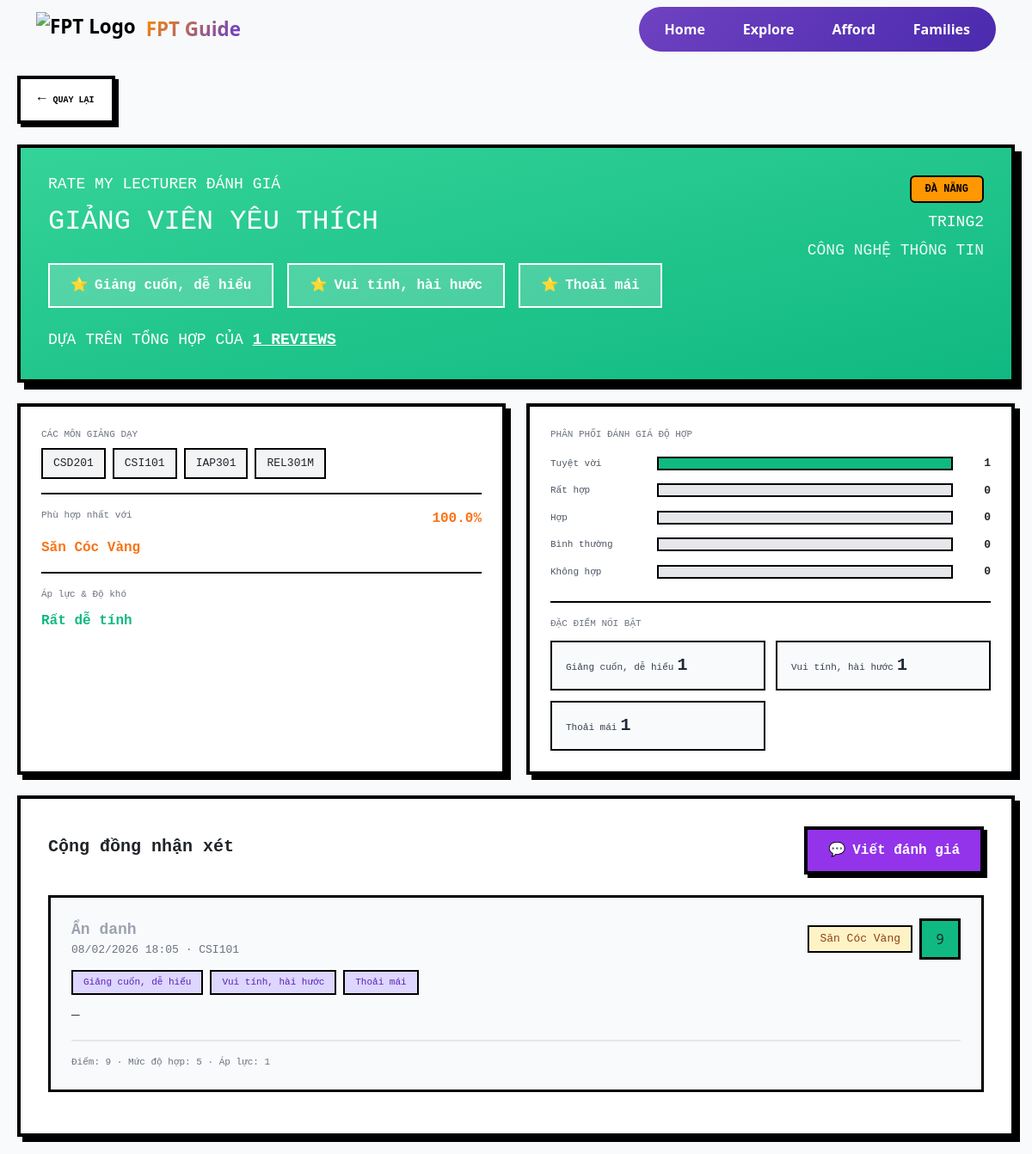
The page /lecturer/tring2/ on the database its author committed.
### home/models.py (models this page shows, shortened)
class Lecturer(models.Model):
    code = models.CharField(max_length=20, unique=True)
    name = models.CharField(max_length=100)
    department = models.CharField(max_length=100)
    campus = models.CharField(max_length=50, default='ĐÀ NẴNG')
    subjects_json = models.JSONField(default=list, blank=True)

class Review(models.Model):
    lecturer = models.ForeignKey(Lecturer, on_delete=models.CASCADE, related_name='reviews')
    rating_fit = models.IntegerField()
    rating_pressure = models.IntegerField()
    score = models.IntegerField()
    comment = models.TextField(blank=True)
    is_anonymous = models.BooleanField(default=True)
    reviewer_name = models.CharField(max_length=100, blank=True, null=True)
    created_at = models.DateTimeField(auto_now_add=True)
    subject_studied = models.CharField(max_length=200, blank=True)
    suitable_for = models.CharField(max_length=50, blank=True)
    tags = models.JSONField(default=list, blank=True)
    subjects = models.ManyToManyField(Subject, blank=True)
    ip_address = models.GenericIPAddressField(null=True, blank=True)  # ← THÊM

### home/views.py (the view, shortened to what this page needs)
# urls.py: path('lecturer/<str:lecturer_id>/', views.lecturer_detail, name='lecturer_detail'),
def lecturer_detail(request, lecturer_id):
    ensure_lecturers()
    lecturer = Lecturer.objects.filter(code=lecturer_id).first()
    if not lecturer:
        return redirect('rate_lecture')
    reviews = list(lecturer.reviews.all().order_by('-created_at'))
    stats = get_lecturer_stats(reviews)
    fit_bars = [(v, lbl, stats['distribution_fit'].get(v, 0)) for v, lbl in COMPATIBILITY_CHOICES]
    suitable_label = None
    if stats.get('suitable_for_most'):
        skey = stats['suitable_for_most'][0]
        suitable_label = dict(SUITABLE_FOR_CHOICES).get(skey, skey)
    lecturer_data = {
        'id': lecturer.id,
        'code': lecturer.code,
        'name': lecturer.name,
        'department': lecturer.department,
        'status': lecturer.campus,
        'subjects': lecturer.subjects_json or [],
    }
    return render(request, 'lecturer_detail.html', {
        'lecturer': lecturer_data,
        'lecturer_id': lecturer_id,
        'reviews': reviews,
        'stats': stats,
        'fit_bars': fit_bars,
        'suitable_label': suitable_label,
        'compatibility_choices': COMPATIBILITY_CHOICES,
        'pressure_choices': PRESSURE_CHOICES,
        'suitable_for_choices': SUITABLE_FOR_CHOICES,
        'outstanding_traits': OUTSTANDING_TRAITS,
    })

### home/views.py (called while the page is built)
def ensure_lecturers():
    for item in LECTURERS_SEED:
        Lecturer.objects.get_or_create(
            code=item['code'],
            defaults={
                'name': item['name'],
                'department': item['department'],
                'campus': 'ĐÀ NẴNG',
                'subjects_json': item['subjects'],
            },
        )

### templates/lecturer_detail.html (shortened to what this page needs)
{% extends 'base.html' %}
{% load tz %}
{% block content %}
<div class="detail-page">
    <a href="{% url 'rate_lecture' %}" class="back-button">
        <span class="back-arrow">→</span>
        <span>QUAY LẠI</span>
    </a>
    <div class="header-card" style="margin-top: 24px; display: flex; flex-wrap: wrap; align-items: flex-start; justify-content: space-between; gap: 20px;">
        <div>
            <h2>RATE MY LECTURER ĐÁNH GIÁ</h2>
            <h1>GIẢNG VIÊN YÊU THÍCH</h1>
            <div class="tag-buttons">
                {% if stats.review_count > 0 and stats.top_traits %}
                    {% for t in stats.top_traits|slice:":3" %}
                    <div class="tag-btn"><span>⭐</span><span>{{ t.label }}</span></div>
                    {% endfor %}
                {% else %}
                    <div class="tag-btn"><span>⭐</span><span>Chưa có đánh giá</span></div>
                {% endif %}
            </div>
            <div class="review-summary">
                DỰA TRÊN TỔNG HỢP CỦA <span id="reviewCount" style="font-weight: bold; text-decoration: underline;">{{ stats.review_count }} REVIEWS</span>
            </div>
        </div>
        <div style="text-align: right;">
            <span class="badge" style="background: #ff9800; color: #000; padding: 8px 16px;">{{ lecturer.status }}</span>
            <h2 class="lecturer-name" style="color: #fff; margin-top: 12px;">{{ lecturer.name }}</h2>
            <p class="lecturer-dept" style="color: rgba(255,255,255,0.9);">{{ lecturer.department }}</p>
        </div>
    </div>
    <div class="stats-grid" id="statsGrid">
        <div class="info-card">
            <div class="info-section">
                <div class="info-label">CÁC MÔN GIẢNG DẠY</div>
                <div class="subject-tags">
                    {% for subj in lecturer.subjects %}
                    <span class="subject-tag">{{ subj }}</span>
                    {% empty %}
                    <span class="subject-tag">—</span>
                    {% endfor %}
                </div>
            </div>
            {% if stats.review_count > 0 %}
            <div class="stat-section">
                <div class="stat-header">
                    <span class="info-label">Phù hợp nhất với</span>
                    {% if stats.suitable_for_most %}
                    <span class="stat-percentage">{{ stats.suitable_for_percent }}%</span>
                    {% endif %}
                </div>
                {% if stats.suitable_for_most %}
                <span class="stat-value">{{ suitable_label }}</span>
                {% else %}
                <span class="stat-value">—</span>
                {% endif %}
            </div>
            <div class="stat-section">
                <div class="info-label">Áp lực & Độ khó</div>
                <span class="stat-value green">{{ stats.pressure_most|default:"—" }}</span>
            </div>
            {% endif %}
        </div>
        <div class="info-card">
            <div class="info-label" style="margin-bottom: 16px;">PHÂN PHỐI ĐÁNH GIÁ ĐỘ HỢP</div>
            {% for value, label, count in fit_bars %}
            <div class="rating-bar">
                <span class="rating-label">{{ label }}</span>
                <div class="bar-container">
                    {% if stats.review_count > 0 %}
                    <div class="bar-fill {% if value >= 4 %}excellent{% elif value == 3 %}good{% else %}average{% endif %}" style="width: {% widthratio count stats.review_count 100 %}%;"></div>
                    {% endif %}
                </div>
                <span class="bar-count">{{ count }}</span>
            </div>
            {% endfor %}
            <div class="stat-section" style="margin-top: 24px;">
                <div class="info-label" style="margin-bottom: 12px;">ĐẶC ĐIỂM NỔI BẬT</div>
                <div class="highlights-grid">
                    {% for t in stats.top_traits|slice:":6" %}
                    <div class="highlight-item">
                        <span class="highlight-label">{{ t.label }}</span>
                        <span class="highlight-count">{{ t.count }}</span>
                    </div>
                    {% empty %}
                    <p style="color: #9ca3af; font-family: monospace;">Chưa có đánh giá đặc điểm.</p>
                    {% endfor %}
                </div>
            </div>
        </div>
    </div>
    <div class="reviews-section" id="reviews-section">
        <div class="reviews-header">
            <h2 class="reviews-title">Cộng đồng nhận xét</h2>
            <button type="button" class="write-review-btn" onclick="document.getElementById('reviewForm').classList.toggle('active');">
                <span>💬</span><span>Viết đánh giá</span>
            </button>
        </div>
        <div id="reviewsList">
            {% for r in reviews %}
            <div class="review-item">
                <div class="review-header">
                    <div class="reviewer-info">
                        <span class="reviewer-name {% if r.is_anonymous %}anonymous{% endif %}">
                            {% if r.is_anonymous %}Ẩn danh{% else %}{{ r.reviewer_name|default:"Ẩn danh" }}{% endif %}
                        </span>
                        <div class="review-meta">{{ r.created_at|localtime|date:"d/m/Y H:i" }}{% if r.subject_studied %} · {{ r.subject_studied }}{% endif %}</div>
                    </div>
                    <div class="review-badges">
                        {% if r.suitable_for == 'san_coc_vang' %}<span class="class-badge gold">Săn Cóc Vàng</span>{% endif %}
                        <span class="compatibility-score excellent">{{ r.score }}</span>
                    </div>
                </div>
                <div class="review-tags">
                    {% for key in r.tags %}
                    {% for k, label in outstanding_traits %}{% if k == key %}<span class="review-tag">{{ label }}</span>{% endif %}{% endfor %}
                    {% endfor %}
                </div>
                <p class="review-comment">{{ r.comment|default:"—" }}</p>
                <div class="review-footer">
                    <span class="review-stats">Điểm: {{ r.score }} · Mức độ hợp: {{ r.rating_fit }} · Áp lực: {{ r.rating_pressure }}</span>
                </div>
            </div>
            {% empty %}
            <div class="empty-state">
                <p class="empty-title">Chưa có nhận xét nào</p>
                <p class="empty-text">Hãy là người đầu tiên đánh giá giảng viên này!</p>
            </div>
            {% endfor %}
        </div>
    </div>
</div>
{% endblock %}

### templates/base.html (shortened to what this page needs)
{% load static %}
<!DOCTYPE html>
<html lang="vi">
<head>
    <link href="https://cdn.jsdelivr.net/npm/bootstrap@5.3.2/dist/css/bootstrap.min.css" rel="stylesheet">
    <link rel="stylesheet" href="{% static 'css/style.css' %}">
</head>
<body>
<nav class="navbar navbar-expand-lg navbar-light bg-light {% block navbar_class %}{% endblock %}"
     id="mainNavbar"
     aria-label="Main navigation">
    <div class="container d-flex align-items-center justify-content-between">
        <a class="navbar-brand fw-bold" href="{% url 'home' %}">
            <img src="https://cdn.haitrieu.com/wp-content/uploads/2021/10/Logo-Dai-hoc-FPT.png" alt="FPT Logo">
            <span>FPT Guide</span>
        </a>
        <div class="collapse navbar-collapse" id="navbarNav">
            <div class="nav-highlight ms-auto">
                <a class="nav-item-custom" href="{% url 'home' %}">Home</a>
                <a class="nav-item-custom" href="{% url 'explore' %}">Explore</a>
                <a class="nav-item-custom" href="{% url 'afford' %}">Afford</a>
                <a class="nav-item-custom" href="{% url 'families' %}">Families</a>
            </div>
        </div>
    </div>
</nav>
{% block content %}{% endblock %}
</body>
</html>

### templates/base.html (style rules this page uses)
body { background-color: #f8f9fa; }
.navbar { transition: background 0.4s ease, box-shadow 0.4s ease; }
.navbar-brand { display: flex; align-items: center; gap: 12px; font-size: 1.4rem; font-weight: 700; transition: transform 0.3s ease; cursor: pointer; position: relative; }
.navbar-brand::after { content: ''; position: absolute; bottom: -5px; left: 0; width: 0; height: 3px; background: linear-gradient(135deg, #ff8c00, #6f42c1); transition: width 0.4s ease; border-radius: 2px; }
.navbar-brand img { height: 40px; transition: all 0.6s cubic-bezier(0.68, -0.55, 0.265, 1.55); filter: drop-shadow(0 0 0 transparent); }
.navbar-brand span { background: linear-gradient(135deg, #ff8c00 0%, #6f42c1 50%, #ff8c00 100%); background-size: 200% auto; -webkit-background-clip: text; -webkit-text-fill-color: transparent; background-clip: text; transition: all 0.5s ease; }
.nav-highlight { display: flex; gap: 16px; padding: 8px 16px; background: linear-gradient(135deg, #6f42c1, #4b2aad); border-radius: 30px; transition: background 0.4s ease, box-shadow 0.4s ease; }
.nav-item-custom { color: #fff !important; font-weight: 600; text-decoration: none; padding: 6px 14px; border-radius: 20px; transition: 0.2s; }

### rows shown on the page
Lecturer: status "ĐÀ NẴNG", name "TRING2", department "CÔNG NGHỆ THÔNG TIN"
Review: is_anonymous "Ẩn danh", created_at "08/02/2026 18:05", subject_studied "CSI101", suitable_for "Săn Cóc Vàng", score "9", outstanding_traits "Giảng cuốn, dễ hiểu" "Vui tính, hài hước" "Thoải mái", comment "—", rating_fit "5", rating_pressure "1"

### other values the page prints
{{ t.label }} "Giảng cuốn, dễ hiểu" "Vui tính, hài hước" "Thoải mái"
{{ stats.review_count }} "1"
{{ subj }} "CSD201" "CSI101" "IAP301" "REL301M"
{{ stats.suitable_for_percent }} "100.0"
{{ suitable_label }} "Săn Cóc Vàng"
{{ stats.pressure_most|default:"—" }} "Rất dễ tính"
{{ label }} "Tuyệt vời" "Rất hợp" "Hợp" "Bình thường" "Không hợp"
{{ count }} "1" "0" "0" "0" "0"
{{ t.count }} "1" "1" "1"
